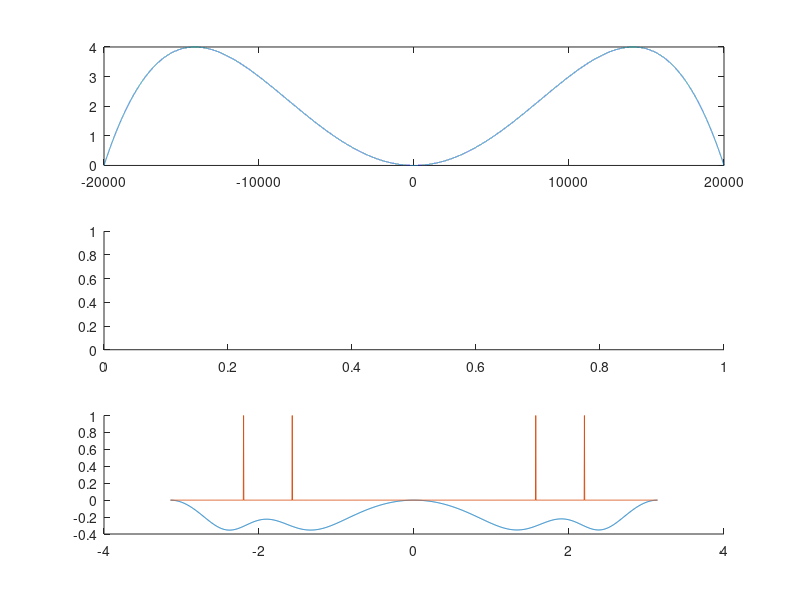
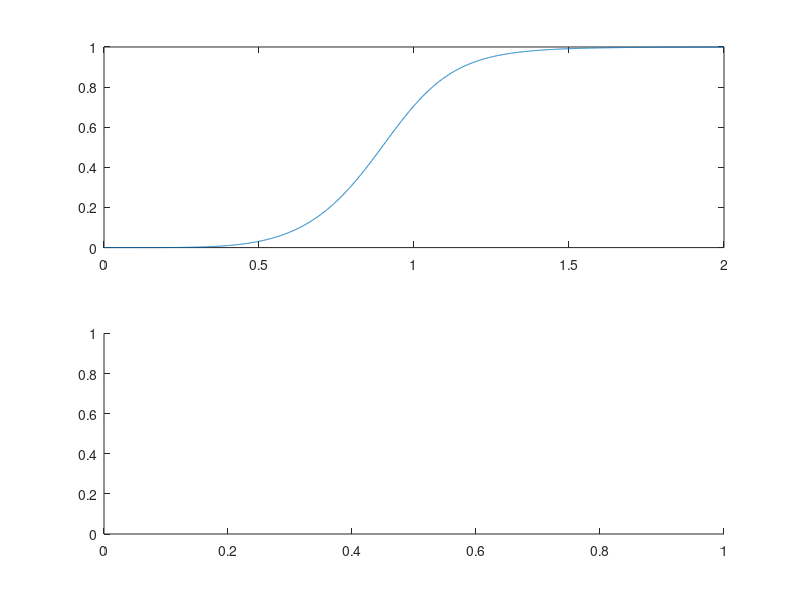

Recreate these plots in MATLAB, in order.
clear;
clc;

x = -20000:20000;
y = 4*(x/10000).^2 - (x/10000).^4;% just some funky looking graph


subplot(311)
plot(x,y);
subplot(312)

subplot(313)


%% fifth order
x=0:0.001:2
H=1./sqrt(1+x.^-10)
figure(5)
subplot(211)
plot(x,H)
subplot(212)

%% 2nd order -pi to pi frequency response lowpass

figure(1);

%lowpass
T = 1000;
w0 = 7*pi/10/T;

a = cot(w0*T/2)^2;
b = cot(w0*T/2)*sqrt(2);

w = -pi+1e-6:pi/1000:pi+1e-6;
j=sqrt(-1);
z=exp(j*w);

H_num = z.^(-2) + 2*z.^(-1) + 1;
H_denom = z.^(-2) * (a-b+1) + z.^(-1) * (2-2*a) + (a+b+1);
H1 = (H_num./H_denom);

y=zeros(1,2001);
y(1001+round(w0*T*1000/pi)) = 1;
y(1001-round(w0*T*1000/pi)) = 1;


%highpass
T = 1000;
w0 = 5*pi/10/T;

w0 = pi/T-w0;
a = cot(w0*T/2)^2;
b = cot(w0*T/2)*sqrt(2);

w = -pi+1e-6:pi/1000:pi+1e-6;
j=sqrt(-1);
z=exp(j*w);

H_num = z.^(-2) + 2*z.^(-1) + 1;
H_denom = z.^(-2) * (a-b+1) + z.^(-1) * (2-2*a) + (a+b+1);
H2 = (H_num./H_denom);
H2 = fftshift(H2);
w0 = pi/T-w0;
y(1001+round(w0*T*1000/pi)) = 1;
y(1001-round(w0*T*1000/pi)) = 1;


%plot
figure(1);
hold on;
%plot(w,abs(H1));
%plot(w,abs(H2));
plot(w,H1 + H2 - 1);
%plot(w,abs(H1.*H2))
plot(w,y);
hold off;

%%